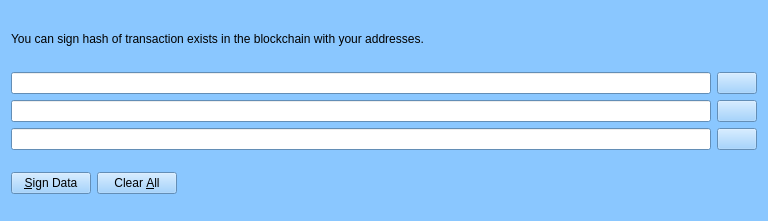
<?xml version="1.0" encoding="UTF-8"?>
<ui version="4.0">
 <class>SecondAuthDialog</class>
 <widget class="QWidget" name="SecondAuthDialog">
  <property name="windowModality">
   <enum>Qt::ApplicationModal</enum>
  </property>
  <property name="geometry">
   <rect>
    <x>0</x>
    <y>0</y>
    <width>768</width>
    <height>221</height>
   </rect>
  </property>
  <property name="palette">
   <palette>
    <active>
     <colorrole role="WindowText">
      <brush brushstyle="SolidPattern">
       <color alpha="255">
        <red>0</red>
        <green>0</green>
        <blue>0</blue>
       </color>
      </brush>
     </colorrole>
     <colorrole role="Button">
      <brush brushstyle="SolidPattern">
       <color alpha="255">
        <red>138</red>
        <green>199</green>
        <blue>255</blue>
       </color>
      </brush>
     </colorrole>
     <colorrole role="Light">
      <brush brushstyle="SolidPattern">
       <color alpha="255">
        <red>255</red>
        <green>255</green>
        <blue>255</blue>
       </color>
      </brush>
     </colorrole>
     <colorrole role="Midlight">
      <brush brushstyle="SolidPattern">
       <color alpha="255">
        <red>196</red>
        <green>227</green>
        <blue>255</blue>
       </color>
      </brush>
     </colorrole>
     <colorrole role="Dark">
      <brush brushstyle="SolidPattern">
       <color alpha="255">
        <red>69</red>
        <green>99</green>
        <blue>127</blue>
       </color>
      </brush>
     </colorrole>
     <colorrole role="Mid">
      <brush brushstyle="SolidPattern">
       <color alpha="255">
        <red>92</red>
        <green>133</green>
        <blue>170</blue>
       </color>
      </brush>
     </colorrole>
     <colorrole role="Text">
      <brush brushstyle="SolidPattern">
       <color alpha="255">
        <red>0</red>
        <green>0</green>
        <blue>0</blue>
       </color>
      </brush>
     </colorrole>
     <colorrole role="BrightText">
      <brush brushstyle="SolidPattern">
       <color alpha="255">
        <red>255</red>
        <green>255</green>
        <blue>255</blue>
       </color>
      </brush>
     </colorrole>
     <colorrole role="ButtonText">
      <brush brushstyle="SolidPattern">
       <color alpha="255">
        <red>0</red>
        <green>0</green>
        <blue>0</blue>
       </color>
      </brush>
     </colorrole>
     <colorrole role="Base">
      <brush brushstyle="SolidPattern">
       <color alpha="255">
        <red>255</red>
        <green>255</green>
        <blue>255</blue>
       </color>
      </brush>
     </colorrole>
     <colorrole role="Window">
      <brush brushstyle="SolidPattern">
       <color alpha="255">
        <red>138</red>
        <green>199</green>
        <blue>255</blue>
       </color>
      </brush>
     </colorrole>
     <colorrole role="Shadow">
      <brush brushstyle="SolidPattern">
       <color alpha="255">
        <red>0</red>
        <green>0</green>
        <blue>0</blue>
       </color>
      </brush>
     </colorrole>
     <colorrole role="AlternateBase">
      <brush brushstyle="SolidPattern">
       <color alpha="255">
        <red>196</red>
        <green>227</green>
        <blue>255</blue>
       </color>
      </brush>
     </colorrole>
     <colorrole role="ToolTipBase">
      <brush brushstyle="SolidPattern">
       <color alpha="255">
        <red>255</red>
        <green>255</green>
        <blue>220</blue>
       </color>
      </brush>
     </colorrole>
     <colorrole role="ToolTipText">
      <brush brushstyle="SolidPattern">
       <color alpha="255">
        <red>0</red>
        <green>0</green>
        <blue>0</blue>
       </color>
      </brush>
     </colorrole>
    </active>
    <inactive>
     <colorrole role="WindowText">
      <brush brushstyle="SolidPattern">
       <color alpha="255">
        <red>0</red>
        <green>0</green>
        <blue>0</blue>
       </color>
      </brush>
     </colorrole>
     <colorrole role="Button">
      <brush brushstyle="SolidPattern">
       <color alpha="255">
        <red>138</red>
        <green>199</green>
        <blue>255</blue>
       </color>
      </brush>
     </colorrole>
     <colorrole role="Light">
      <brush brushstyle="SolidPattern">
       <color alpha="255">
        <red>255</red>
        <green>255</green>
        <blue>255</blue>
       </color>
      </brush>
     </colorrole>
     <colorrole role="Midlight">
      <brush brushstyle="SolidPattern">
       <color alpha="255">
        <red>196</red>
        <green>227</green>
        <blue>255</blue>
       </color>
      </brush>
     </colorrole>
     <colorrole role="Dark">
      <brush brushstyle="SolidPattern">
       <color alpha="255">
        <red>69</red>
        <green>99</green>
        <blue>127</blue>
       </color>
      </brush>
     </colorrole>
     <colorrole role="Mid">
      <brush brushstyle="SolidPattern">
       <color alpha="255">
        <red>92</red>
        <green>133</green>
        <blue>170</blue>
       </color>
      </brush>
     </colorrole>
     <colorrole role="Text">
      <brush brushstyle="SolidPattern">
       <color alpha="255">
        <red>0</red>
        <green>0</green>
        <blue>0</blue>
       </color>
      </brush>
     </colorrole>
     <colorrole role="BrightText">
      <brush brushstyle="SolidPattern">
       <color alpha="255">
        <red>255</red>
        <green>255</green>
        <blue>255</blue>
       </color>
      </brush>
     </colorrole>
     <colorrole role="ButtonText">
      <brush brushstyle="SolidPattern">
       <color alpha="255">
        <red>0</red>
        <green>0</green>
        <blue>0</blue>
       </color>
      </brush>
     </colorrole>
     <colorrole role="Base">
      <brush brushstyle="SolidPattern">
       <color alpha="255">
        <red>255</red>
        <green>255</green>
        <blue>255</blue>
       </color>
      </brush>
     </colorrole>
     <colorrole role="Window">
      <brush brushstyle="SolidPattern">
       <color alpha="255">
        <red>138</red>
        <green>199</green>
        <blue>255</blue>
       </color>
      </brush>
     </colorrole>
     <colorrole role="Shadow">
      <brush brushstyle="SolidPattern">
       <color alpha="255">
        <red>0</red>
        <green>0</green>
        <blue>0</blue>
       </color>
      </brush>
     </colorrole>
     <colorrole role="AlternateBase">
      <brush brushstyle="SolidPattern">
       <color alpha="255">
        <red>196</red>
        <green>227</green>
        <blue>255</blue>
       </color>
      </brush>
     </colorrole>
     <colorrole role="ToolTipBase">
      <brush brushstyle="SolidPattern">
       <color alpha="255">
        <red>255</red>
        <green>255</green>
        <blue>220</blue>
       </color>
      </brush>
     </colorrole>
     <colorrole role="ToolTipText">
      <brush brushstyle="SolidPattern">
       <color alpha="255">
        <red>0</red>
        <green>0</green>
        <blue>0</blue>
       </color>
      </brush>
     </colorrole>
    </inactive>
    <disabled>
     <colorrole role="WindowText">
      <brush brushstyle="SolidPattern">
       <color alpha="255">
        <red>69</red>
        <green>99</green>
        <blue>127</blue>
       </color>
      </brush>
     </colorrole>
     <colorrole role="Button">
      <brush brushstyle="SolidPattern">
       <color alpha="255">
        <red>138</red>
        <green>199</green>
        <blue>255</blue>
       </color>
      </brush>
     </colorrole>
     <colorrole role="Light">
      <brush brushstyle="SolidPattern">
       <color alpha="255">
        <red>255</red>
        <green>255</green>
        <blue>255</blue>
       </color>
      </brush>
     </colorrole>
     <colorrole role="Midlight">
      <brush brushstyle="SolidPattern">
       <color alpha="255">
        <red>196</red>
        <green>227</green>
        <blue>255</blue>
       </color>
      </brush>
     </colorrole>
     <colorrole role="Dark">
      <brush brushstyle="SolidPattern">
       <color alpha="255">
        <red>69</red>
        <green>99</green>
        <blue>127</blue>
       </color>
      </brush>
     </colorrole>
     <colorrole role="Mid">
      <brush brushstyle="SolidPattern">
       <color alpha="255">
        <red>92</red>
        <green>133</green>
        <blue>170</blue>
       </color>
      </brush>
     </colorrole>
     <colorrole role="Text">
      <brush brushstyle="SolidPattern">
       <color alpha="255">
        <red>69</red>
        <green>99</green>
        <blue>127</blue>
       </color>
      </brush>
     </colorrole>
     <colorrole role="BrightText">
      <brush brushstyle="SolidPattern">
       <color alpha="255">
        <red>255</red>
        <green>255</green>
        <blue>255</blue>
       </color>
      </brush>
     </colorrole>
     <colorrole role="ButtonText">
      <brush brushstyle="SolidPattern">
       <color alpha="255">
        <red>69</red>
        <green>99</green>
        <blue>127</blue>
       </color>
      </brush>
     </colorrole>
     <colorrole role="Base">
      <brush brushstyle="SolidPattern">
       <color alpha="255">
        <red>138</red>
        <green>199</green>
        <blue>255</blue>
       </color>
      </brush>
     </colorrole>
     <colorrole role="Window">
      <brush brushstyle="SolidPattern">
       <color alpha="255">
        <red>138</red>
        <green>199</green>
        <blue>255</blue>
       </color>
      </brush>
     </colorrole>
     <colorrole role="Shadow">
      <brush brushstyle="SolidPattern">
       <color alpha="255">
        <red>0</red>
        <green>0</green>
        <blue>0</blue>
       </color>
      </brush>
     </colorrole>
     <colorrole role="AlternateBase">
      <brush brushstyle="SolidPattern">
       <color alpha="255">
        <red>138</red>
        <green>199</green>
        <blue>255</blue>
       </color>
      </brush>
     </colorrole>
     <colorrole role="ToolTipBase">
      <brush brushstyle="SolidPattern">
       <color alpha="255">
        <red>255</red>
        <green>255</green>
        <blue>220</blue>
       </color>
      </brush>
     </colorrole>
     <colorrole role="ToolTipText">
      <brush brushstyle="SolidPattern">
       <color alpha="255">
        <red>0</red>
        <green>0</green>
        <blue>0</blue>
       </color>
      </brush>
     </colorrole>
    </disabled>
   </palette>
  </property>
  <property name="windowTitle">
   <string>Second Authentification</string>
  </property>
  <layout class="QVBoxLayout" name="verticalLayout">
   <item>
    <widget class="QLabel" name="infoLabel">
     <property name="text">
      <string>You can sign hash of transaction exists in the blockchain with your addresses.</string>
     </property>
     <property name="textFormat">
      <enum>Qt::PlainText</enum>
     </property>
     <property name="wordWrap">
      <bool>true</bool>
     </property>
    </widget>
   </item>
   <item>
    <layout class="QHBoxLayout" name="horizontalLayout">
     <item>
      <widget class="QValidatedLineEdit" name="addressIn">
       <property name="toolTip">
        <string>The address for authentification (e.g. 4Zo1ga6xuKuQ7JV7M9rGDoxdbYwV5zgQJ5)</string>
       </property>
       <property name="maxLength">
        <number>34</number>
       </property>
      </widget>
     </item>
     <item>
      <widget class="QPushButton" name="addressBookButton">
       <property name="toolTip">
        <string>Choose an address from the address book</string>
       </property>
       <property name="text">
        <string/>
       </property>
       <property name="icon">
        <iconset resource="../bitcoin.qrc">
         <normaloff>:/icons/address-book</normaloff>:/icons/address-book</iconset>
       </property>
       <property name="shortcut">
        <string>Alt+A</string>
       </property>
       <property name="autoDefault">
        <bool>false</bool>
       </property>
      </widget>
     </item>
    </layout>
   </item>
   <item>
    <layout class="QHBoxLayout" name="horizontalLayout_2">
     <item>
      <widget class="QLineEdit" name="messageIn">
       <property name="maxLength">
        <number>64</number>
       </property>
      </widget>
     </item>
     <item>
      <widget class="QPushButton" name="pasteButton">
       <property name="toolTip">
        <string>Paste hash from clipboard</string>
       </property>
       <property name="text">
        <string/>
       </property>
       <property name="icon">
        <iconset resource="../bitcoin.qrc">
         <normaloff>:/icons/editpaste</normaloff>:/icons/editpaste</iconset>
       </property>
       <property name="shortcut">
        <string>Alt+P</string>
       </property>
       <property name="autoDefault">
        <bool>false</bool>
       </property>
      </widget>
     </item>
    </layout>
   </item>
   <item>
    <layout class="QHBoxLayout" name="horizontalLayout_3">
     <property name="spacing">
      <number>6</number>
     </property>
     <item>
      <widget class="QLineEdit" name="signatureOut">
       <property name="font">
        <font>
         <italic>true</italic>
        </font>
       </property>
       <property name="readOnly">
        <bool>true</bool>
       </property>
      </widget>
     </item>
     <item>
      <widget class="QPushButton" name="copySignatureButton">
       <property name="toolTip">
        <string>Copy the current signature to the system clipboard</string>
       </property>
       <property name="text">
        <string/>
       </property>
       <property name="icon">
        <iconset resource="../bitcoin.qrc">
         <normaloff>:/icons/editcopy</normaloff>:/icons/editcopy</iconset>
       </property>
       <property name="shortcut">
        <string>Alt+C</string>
       </property>
       <property name="autoDefault">
        <bool>false</bool>
       </property>
      </widget>
     </item>
    </layout>
   </item>
   <item>
    <layout class="QHBoxLayout" name="horizontalLayout_4">
     <item>
      <widget class="QPushButton" name="signMessageButton">
       <property name="toolTip">
        <string>Sign the hash</string>
       </property>
       <property name="text">
        <string>&amp;Sign Data</string>
       </property>
       <property name="icon">
        <iconset resource="../bitcoin.qrc">
         <normaloff>:/icons/edit</normaloff>:/icons/edit</iconset>
       </property>
       <property name="autoDefault">
        <bool>false</bool>
       </property>
      </widget>
     </item>
     <item>
      <widget class="QPushButton" name="clearButton">
       <property name="toolTip">
        <string>Reset all sign message fields</string>
       </property>
       <property name="text">
        <string>Clear &amp;All</string>
       </property>
       <property name="icon">
        <iconset resource="../bitcoin.qrc">
         <normaloff>:/icons/remove</normaloff>:/icons/remove</iconset>
       </property>
       <property name="autoDefault">
        <bool>false</bool>
       </property>
      </widget>
     </item>
     <item>
      <spacer name="horizontalSpacer">
       <property name="orientation">
        <enum>Qt::Horizontal</enum>
       </property>
       <property name="sizeHint" stdset="0">
        <size>
         <width>10</width>
         <height>48</height>
        </size>
       </property>
      </spacer>
     </item>
     <item>
      <widget class="QLabel" name="statusLabel">
       <property name="font">
        <font>
         <weight>75</weight>
         <bold>true</bold>
        </font>
       </property>
       <property name="text">
        <string/>
       </property>
       <property name="wordWrap">
        <bool>true</bool>
       </property>
      </widget>
     </item>
     <item>
      <spacer name="horizontalSpacer_2">
       <property name="orientation">
        <enum>Qt::Horizontal</enum>
       </property>
       <property name="sizeHint" stdset="0">
        <size>
         <width>40</width>
         <height>48</height>
        </size>
       </property>
      </spacer>
     </item>
    </layout>
   </item>
  </layout>
 </widget>
 <customwidgets>
  <customwidget>
   <class>QValidatedLineEdit</class>
   <extends>QLineEdit</extends>
   <header>qvalidatedlineedit.h</header>
  </customwidget>
 </customwidgets>
 <resources>
  <include location="../bitcoin.qrc"/>
 </resources>
 <connections/>
</ui>
